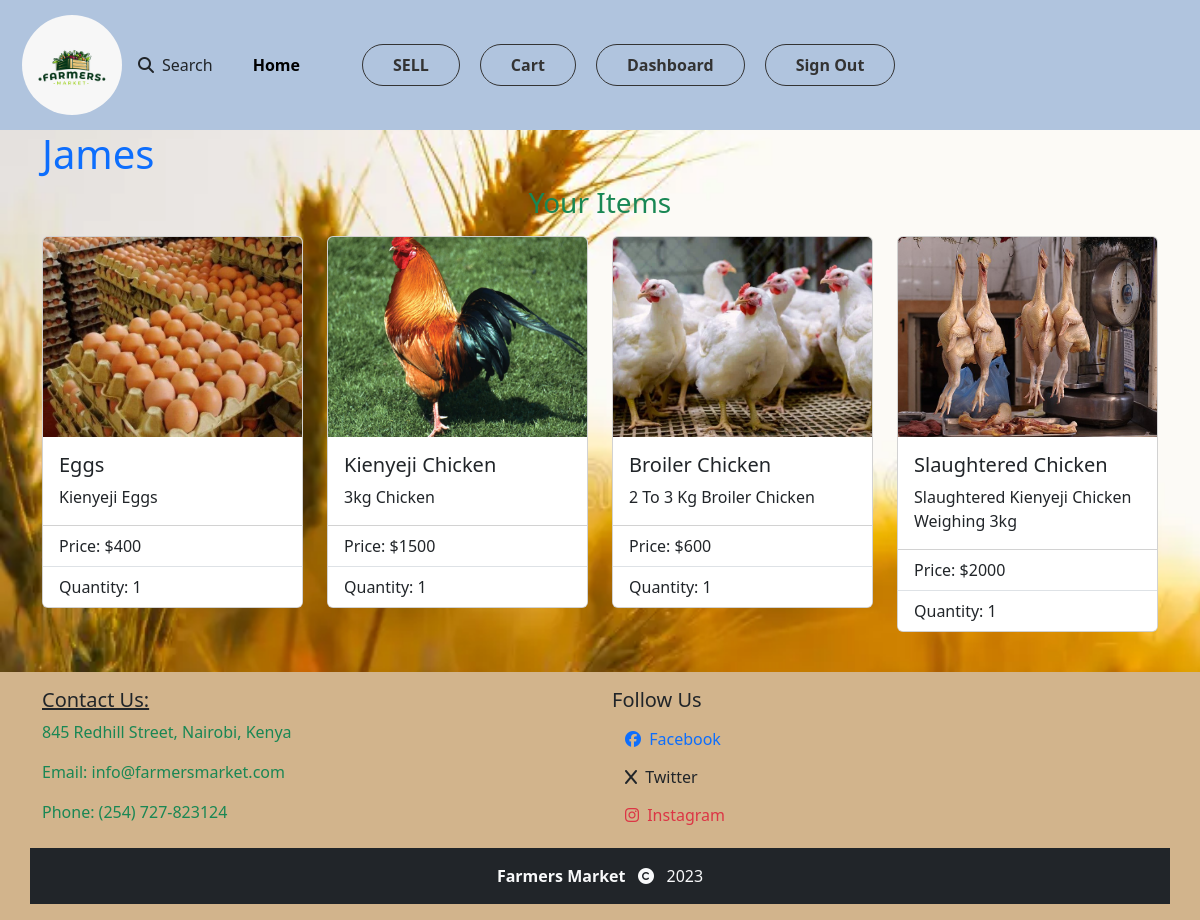
The page /dashboard/index/ (signed in) on the database its author committed.
### product/models.py (models this page shows, shortened)
class Product(models.Model):
    CATEGORIES = (
        ("Vegetables", "Vegetables"),
        ("Fruits", "Fruits"),
        ("Meat, Poultry & Dairy", "Meat, Poultry & Dairy"),
        ("Farm Feeds", "Farm Feeds")
    )
    owner = models.ForeignKey(User, on_delete=models.CASCADE)
    name = models.CharField(max_length=30)
    category = models.CharField(max_length=25, default="Vegetables", choices=CATEGORIES)
    quantity = models.IntegerField(default=5)
    description = models.CharField(max_length=200)
    image = models.ImageField(upload_to="products")
    price = models.IntegerField()
    location = models.CharField(max_length=50)
    unit_price = models.DecimalField(max_digits=10, decimal_places=2, blank=True, null=True)

### dashboard/views.py (the view)
# urls.py: path('index/', views.index, name='index')
def index(request):
    products = Product.objects.filter(owner=request.user)
    return render(request, 'dashboard/index.html', {'products': products})

### dashboard/templates/dashboard/index.html
{% extends 'Account/base.html' %}
{% block content %}
<div class="container">
    <h1 class="text-capitalize mb-2 text-primary">{{ request.user.username }}</h1>
    <h3 class="text-capitalize mb-3 text-success text-center">your items</h3>
    <div class="row">
        {% for product in products %}
            <div class="col-md-3">
                <a class="text-decoration-none" href="{% url 'product:product_details' product.id %}">
                <div class="card mb-4 text-capitalize">
                    <img src="{{ product.image.url }}" class="card-img-top" alt="{{ product.name }}" style="height: 200px; object-fit: cover; width: 100%;">
                    <div class="card-body">
                        <h5 class="card-title">{{ product.name }}</h5>
                        <p class="card-text">{{ product.description }}</p>
                    </div>
                    <ul class="list-group list-group-flush">
                        <li class="list-group-item">Price: ${{ product.price }}</li>
                        <li class="list-group-item">Quantity: {{ product.quantity }}</li>
                    </ul>
                </div>
                </a>
            </div>
        {% endfor %}
    </div>
</div>
{% endblock %}

### Account/templates/Account/base.html (style rules this page uses)
body { background-color: #f2f2f2; background-image: url('static/Account/assets/bg4.webp'); background-repeat: no-repeat; background-size: cover; }

### rows shown on the page
Product: image (picture), name "Eggs", description "Kienyeji Eggs", price "400", quantity "1"
Product: image (picture), name "Kienyeji Chicken", description "3kg Chicken", price "1500", quantity "1"
Product: image (picture), name "Broiler Chicken", description "2 To 3 Kg Broiler Chicken", price "600", quantity "1"
Product: image (picture), name "Slaughtered Chicken", description "Slaughtered Kienyeji Chicken Weighing 3kg", price "2000", quantity "1"

### other values the page prints
{{ request.user.username }} "James"
